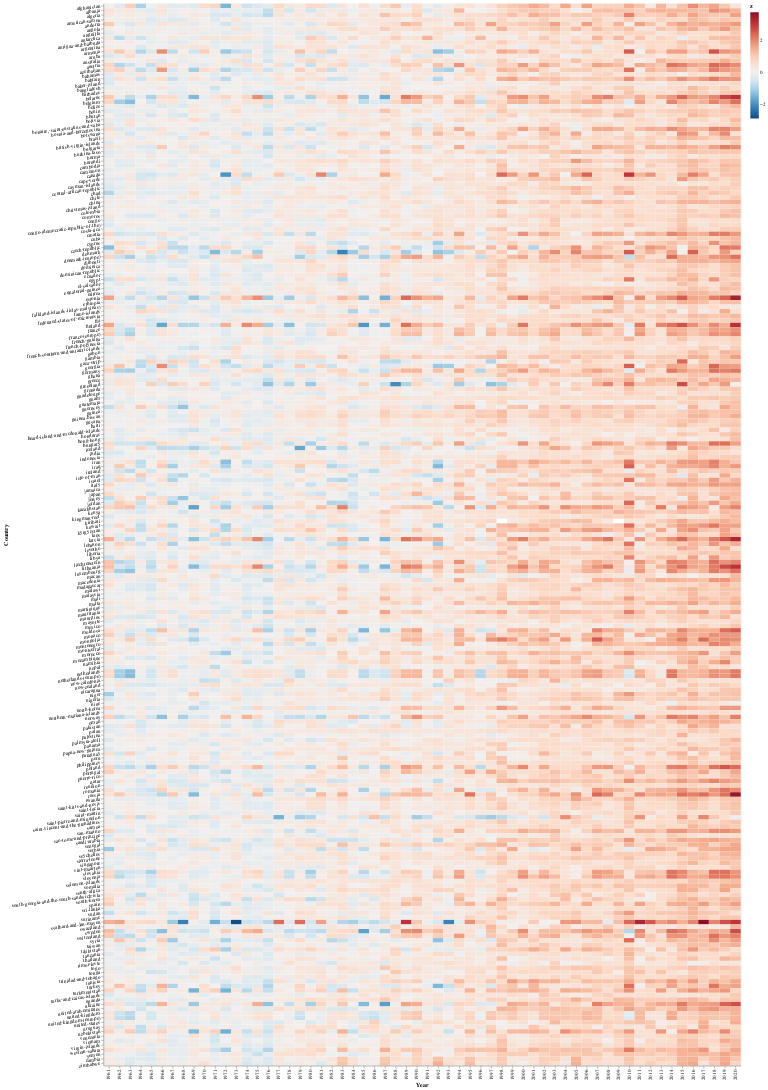

The cell this chart's notebook holds for it:
### Code cell
data = pd.read_csv("overview.csv",index_col=0,header=0,sep=",",engine='python');
test = pd.DataFrame(list(product(data.columns.values,data.index.values)), columns=['x', 'y']);
test['z'] = data.values.transpose().ravel();

alt.Chart(test).mark_rect().encode(
    x = alt.X('x:O',title = 'Year'),
    y = alt.Y('y:O',title = 'Country', axis = alt.Axis(labelAngle = -7)),
    color = alt.Color('z:Q', scale = alt.Scale(scheme = "redblue", reverse = True, domainMid = 0)),
    tooltip = ['y:O','x:O','z:Q']
).properties(
    height = 2000
)

### Figure 1 — Vega-Lite specification as saved in the notebook (floating-point values rounded to 4 significant figures; data arrays with more than 128 entries replaced by an {"elided": "..."} marker saying what was removed)
{"config": {"view": {"continuousWidth": 400, "continuousHeight": 300}}, "data": {"name": "data-6bb9c7bf1e0486884fe2b80b041a8f81"}, "mark": "rect", "encoding": {"color": {"field": "z", "scale": {"domainMid": 0, "reverse": true, "scheme": "redblue"}, "type": "quantitative"}, "tooltip": [{"field": "y", "type": "ordinal"}, {"field": "x", "type": "ordinal"}, {"field": "z", "type": "quantitative"}], "x": {"field": "x", "title": "Year", "type": "ordinal"}, "y": {"axis": {"labelAngle": -7}, "field": "y", "title": "Country", "type": "ordinal"}}, "height": 2000, "$schema": "https://vega.github.io/schema/vega-lite/v4.17.0.json", "datasets": {"data-6bb9c7bf1e0486884fe2b80b041a8f81": {"elided": "13980 records"}}}
